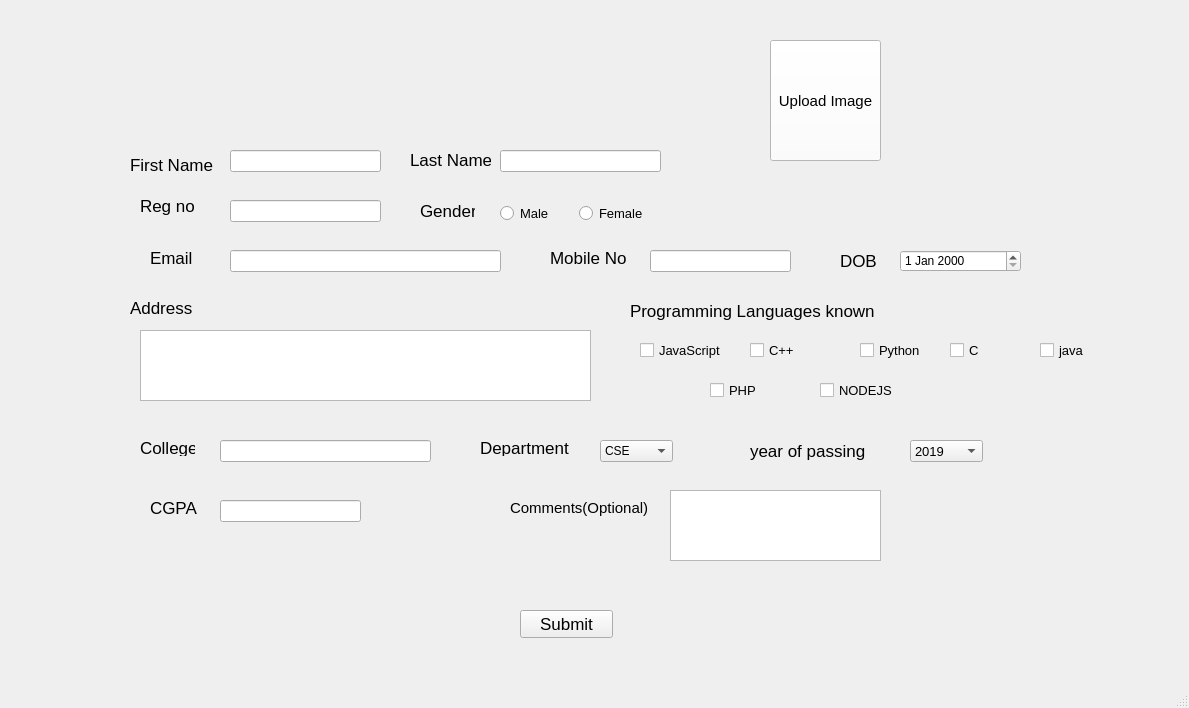
<?xml version="1.0" encoding="UTF-8"?>
<ui version="4.0">
 <class>MainWindow</class>
 <widget class="QMainWindow" name="MainWindow">
  <property name="geometry">
   <rect>
    <x>0</x>
    <y>0</y>
    <width>1189</width>
    <height>708</height>
   </rect>
  </property>
  <property name="windowTitle">
   <string>MainWindow</string>
  </property>
  <widget class="QWidget" name="centralwidget">
   <widget class="QLabel" name="label_img">
    <property name="geometry">
     <rect>
      <x>-40</x>
      <y>-20</y>
      <width>1261</width>
      <height>721</height>
     </rect>
    </property>
    <property name="text">
     <string/>
    </property>
   </widget>
   <widget class="QLabel" name="label_ff">
    <property name="geometry">
     <rect>
      <x>160</x>
      <y>50</y>
      <width>481</width>
      <height>51</height>
     </rect>
    </property>
    <property name="font">
     <font>
      <family>GOOD BRUSH</family>
      <pointsize>25</pointsize>
     </font>
    </property>
    <property name="autoFillBackground">
     <bool>false</bool>
    </property>
    <property name="frameShape">
     <enum>QFrame::NoFrame</enum>
    </property>
    <property name="text">
     <string/>
    </property>
   </widget>
   <widget class="QLineEdit" name="lineEdit">
    <property name="geometry">
     <rect>
      <x>230</x>
      <y>150</y>
      <width>151</width>
      <height>22</height>
     </rect>
    </property>
    <property name="text">
     <string/>
    </property>
   </widget>
   <widget class="QLabel" name="label_2">
    <property name="geometry">
     <rect>
      <x>410</x>
      <y>150</y>
      <width>81</width>
      <height>20</height>
     </rect>
    </property>
    <property name="font">
     <font>
      <pointsize>13</pointsize>
     </font>
    </property>
    <property name="text">
     <string>Last Name:</string>
    </property>
   </widget>
   <widget class="QLineEdit" name="lineEdit_2">
    <property name="geometry">
     <rect>
      <x>500</x>
      <y>150</y>
      <width>161</width>
      <height>22</height>
     </rect>
    </property>
   </widget>
   <widget class="QPushButton" name="pushButton_img">
    <property name="geometry">
     <rect>
      <x>770</x>
      <y>40</y>
      <width>111</width>
      <height>121</height>
     </rect>
    </property>
    <property name="font">
     <font>
      <pointsize>11</pointsize>
     </font>
    </property>
    <property name="autoFillBackground">
     <bool>false</bool>
    </property>
    <property name="styleSheet">
     <string notr="true">background-color: rgb(255, 255, 255);</string>
    </property>
    <property name="text">
     <string>Upload Image</string>
    </property>
   </widget>
   <widget class="QLabel" name="label_3">
    <property name="geometry">
     <rect>
      <x>140</x>
      <y>190</y>
      <width>87</width>
      <height>31</height>
     </rect>
    </property>
    <property name="font">
     <font>
      <pointsize>13</pointsize>
     </font>
    </property>
    <property name="text">
     <string>Reg no</string>
    </property>
   </widget>
   <widget class="QLineEdit" name="lineEdit_3">
    <property name="geometry">
     <rect>
      <x>230</x>
      <y>200</y>
      <width>151</width>
      <height>22</height>
     </rect>
    </property>
   </widget>
   <widget class="QLabel" name="label_4">
    <property name="geometry">
     <rect>
      <x>420</x>
      <y>200</y>
      <width>55</width>
      <height>21</height>
     </rect>
    </property>
    <property name="font">
     <font>
      <pointsize>13</pointsize>
     </font>
    </property>
    <property name="text">
     <string>Gender</string>
    </property>
   </widget>
   <widget class="QLabel" name="label_5">
    <property name="geometry">
     <rect>
      <x>150</x>
      <y>250</y>
      <width>55</width>
      <height>16</height>
     </rect>
    </property>
    <property name="font">
     <font>
      <pointsize>13</pointsize>
     </font>
    </property>
    <property name="text">
     <string>Email</string>
    </property>
   </widget>
   <widget class="QLabel" name="label">
    <property name="geometry">
     <rect>
      <x>130</x>
      <y>140</y>
      <width>87</width>
      <height>49</height>
     </rect>
    </property>
    <property name="font">
     <font>
      <pointsize>13</pointsize>
     </font>
    </property>
    <property name="text">
     <string>First Name</string>
    </property>
   </widget>
   <widget class="QLineEdit" name="lineEdit_4">
    <property name="geometry">
     <rect>
      <x>230</x>
      <y>250</y>
      <width>271</width>
      <height>22</height>
     </rect>
    </property>
   </widget>
   <widget class="QLabel" name="label_6">
    <property name="geometry">
     <rect>
      <x>550</x>
      <y>250</y>
      <width>81</width>
      <height>16</height>
     </rect>
    </property>
    <property name="font">
     <font>
      <pointsize>13</pointsize>
     </font>
    </property>
    <property name="text">
     <string>Mobile No</string>
    </property>
   </widget>
   <widget class="QLineEdit" name="lineEdit_5">
    <property name="geometry">
     <rect>
      <x>650</x>
      <y>250</y>
      <width>141</width>
      <height>22</height>
     </rect>
    </property>
   </widget>
   <widget class="QLabel" name="label_7">
    <property name="geometry">
     <rect>
      <x>840</x>
      <y>250</y>
      <width>41</width>
      <height>21</height>
     </rect>
    </property>
    <property name="font">
     <font>
      <pointsize>13</pointsize>
     </font>
    </property>
    <property name="text">
     <string>DOB</string>
    </property>
   </widget>
   <widget class="QDateEdit" name="dateEdit">
    <property name="geometry">
     <rect>
      <x>900</x>
      <y>250</y>
      <width>121</width>
      <height>22</height>
     </rect>
    </property>
   </widget>
   <widget class="QLabel" name="label_8">
    <property name="geometry">
     <rect>
      <x>130</x>
      <y>300</y>
      <width>91</width>
      <height>16</height>
     </rect>
    </property>
    <property name="font">
     <font>
      <pointsize>13</pointsize>
     </font>
    </property>
    <property name="text">
     <string>Address</string>
    </property>
   </widget>
   <widget class="QPlainTextEdit" name="plainTextEdit">
    <property name="geometry">
     <rect>
      <x>140</x>
      <y>330</y>
      <width>451</width>
      <height>71</height>
     </rect>
    </property>
   </widget>
   <widget class="QLabel" name="label_9">
    <property name="geometry">
     <rect>
      <x>630</x>
      <y>300</y>
      <width>301</width>
      <height>21</height>
     </rect>
    </property>
    <property name="font">
     <font>
      <pointsize>13</pointsize>
     </font>
    </property>
    <property name="text">
     <string>Programming Languages known</string>
    </property>
   </widget>
   <widget class="QCheckBox" name="checkBox">
    <property name="geometry">
     <rect>
      <x>950</x>
      <y>340</y>
      <width>81</width>
      <height>20</height>
     </rect>
    </property>
    <property name="font">
     <font>
      <pointsize>10</pointsize>
     </font>
    </property>
    <property name="text">
     <string>C</string>
    </property>
   </widget>
   <widget class="QCheckBox" name="checkBox_2">
    <property name="geometry">
     <rect>
      <x>750</x>
      <y>340</y>
      <width>81</width>
      <height>20</height>
     </rect>
    </property>
    <property name="font">
     <font>
      <pointsize>10</pointsize>
     </font>
    </property>
    <property name="text">
     <string>C++</string>
    </property>
   </widget>
   <widget class="QCheckBox" name="checkBox_3">
    <property name="geometry">
     <rect>
      <x>860</x>
      <y>340</y>
      <width>81</width>
      <height>20</height>
     </rect>
    </property>
    <property name="font">
     <font>
      <pointsize>10</pointsize>
     </font>
    </property>
    <property name="text">
     <string>Python</string>
    </property>
   </widget>
   <widget class="QCheckBox" name="checkBox_4">
    <property name="geometry">
     <rect>
      <x>640</x>
      <y>340</y>
      <width>81</width>
      <height>20</height>
     </rect>
    </property>
    <property name="font">
     <font>
      <pointsize>10</pointsize>
     </font>
    </property>
    <property name="text">
     <string>JavaScript</string>
    </property>
   </widget>
   <widget class="QCheckBox" name="checkBox_5">
    <property name="geometry">
     <rect>
      <x>1040</x>
      <y>340</y>
      <width>81</width>
      <height>20</height>
     </rect>
    </property>
    <property name="font">
     <font>
      <pointsize>10</pointsize>
     </font>
    </property>
    <property name="text">
     <string>java</string>
    </property>
   </widget>
   <widget class="QCheckBox" name="checkBox_6">
    <property name="geometry">
     <rect>
      <x>710</x>
      <y>380</y>
      <width>81</width>
      <height>20</height>
     </rect>
    </property>
    <property name="font">
     <font>
      <pointsize>10</pointsize>
     </font>
    </property>
    <property name="text">
     <string>PHP</string>
    </property>
   </widget>
   <widget class="QCheckBox" name="checkBox_7">
    <property name="geometry">
     <rect>
      <x>820</x>
      <y>380</y>
      <width>81</width>
      <height>20</height>
     </rect>
    </property>
    <property name="font">
     <font>
      <pointsize>10</pointsize>
     </font>
    </property>
    <property name="text">
     <string>NODEJS</string>
    </property>
   </widget>
   <widget class="QLabel" name="label_10">
    <property name="geometry">
     <rect>
      <x>140</x>
      <y>440</y>
      <width>55</width>
      <height>16</height>
     </rect>
    </property>
    <property name="font">
     <font>
      <pointsize>13</pointsize>
     </font>
    </property>
    <property name="text">
     <string>College</string>
    </property>
   </widget>
   <widget class="QLineEdit" name="lineEdit_6">
    <property name="geometry">
     <rect>
      <x>220</x>
      <y>440</y>
      <width>211</width>
      <height>22</height>
     </rect>
    </property>
   </widget>
   <widget class="QComboBox" name="comboBox">
    <property name="geometry">
     <rect>
      <x>600</x>
      <y>440</y>
      <width>73</width>
      <height>22</height>
     </rect>
    </property>
    <item>
     <property name="text">
      <string>CSE</string>
     </property>
    </item>
    <item>
     <property name="text">
      <string>IT</string>
     </property>
    </item>
    <item>
     <property name="text">
      <string>ECE</string>
     </property>
    </item>
    <item>
     <property name="text">
      <string>EEE</string>
     </property>
    </item>
   </widget>
   <widget class="QLabel" name="label_11">
    <property name="geometry">
     <rect>
      <x>480</x>
      <y>440</y>
      <width>111</width>
      <height>16</height>
     </rect>
    </property>
    <property name="font">
     <font>
      <pointsize>13</pointsize>
     </font>
    </property>
    <property name="text">
     <string>Department</string>
    </property>
   </widget>
   <widget class="QPushButton" name="pushButton">
    <property name="geometry">
     <rect>
      <x>520</x>
      <y>610</y>
      <width>93</width>
      <height>28</height>
     </rect>
    </property>
    <property name="font">
     <font>
      <pointsize>13</pointsize>
     </font>
    </property>
    <property name="text">
     <string>Submit</string>
    </property>
   </widget>
   <widget class="QLabel" name="label_12">
    <property name="geometry">
     <rect>
      <x>750</x>
      <y>440</y>
      <width>141</width>
      <height>21</height>
     </rect>
    </property>
    <property name="font">
     <font>
      <pointsize>13</pointsize>
     </font>
    </property>
    <property name="text">
     <string>year of passing</string>
    </property>
   </widget>
   <widget class="QLabel" name="label_13">
    <property name="geometry">
     <rect>
      <x>510</x>
      <y>500</y>
      <width>141</width>
      <height>16</height>
     </rect>
    </property>
    <property name="font">
     <font>
      <pointsize>11</pointsize>
     </font>
    </property>
    <property name="text">
     <string>Comments(Optional)</string>
    </property>
   </widget>
   <widget class="QPlainTextEdit" name="plainTextEdit_2">
    <property name="geometry">
     <rect>
      <x>670</x>
      <y>490</y>
      <width>211</width>
      <height>71</height>
     </rect>
    </property>
   </widget>
   <widget class="QLabel" name="label_14">
    <property name="geometry">
     <rect>
      <x>150</x>
      <y>500</y>
      <width>55</width>
      <height>16</height>
     </rect>
    </property>
    <property name="font">
     <font>
      <pointsize>13</pointsize>
     </font>
    </property>
    <property name="text">
     <string>CGPA</string>
    </property>
   </widget>
   <widget class="QLineEdit" name="lineEdit_8">
    <property name="geometry">
     <rect>
      <x>220</x>
      <y>500</y>
      <width>141</width>
      <height>22</height>
     </rect>
    </property>
   </widget>
   <widget class="QComboBox" name="comboBox_2">
    <property name="geometry">
     <rect>
      <x>910</x>
      <y>440</y>
      <width>73</width>
      <height>22</height>
     </rect>
    </property>
    <property name="font">
     <font>
      <pointsize>10</pointsize>
     </font>
    </property>
    <item>
     <property name="text">
      <string>2019</string>
     </property>
    </item>
    <item>
     <property name="text">
      <string>2020</string>
     </property>
    </item>
    <item>
     <property name="text">
      <string>2021</string>
     </property>
    </item>
    <item>
     <property name="text">
      <string>2022</string>
     </property>
    </item>
   </widget>
   <widget class="QWidget" name="">
    <property name="geometry">
     <rect>
      <x>500</x>
      <y>200</y>
      <width>152</width>
      <height>27</height>
     </rect>
    </property>
    <layout class="QHBoxLayout" name="horizontalLayout">
     <item>
      <widget class="QRadioButton" name="radioButton">
       <property name="font">
        <font>
         <pointsize>10</pointsize>
        </font>
       </property>
       <property name="text">
        <string>Male</string>
       </property>
      </widget>
     </item>
     <item>
      <widget class="QRadioButton" name="radioButton_2">
       <property name="font">
        <font>
         <pointsize>10</pointsize>
        </font>
       </property>
       <property name="text">
        <string>Female</string>
       </property>
      </widget>
     </item>
    </layout>
   </widget>
  </widget>
  <widget class="QMenuBar" name="menubar">
   <property name="geometry">
    <rect>
     <x>0</x>
     <y>0</y>
     <width>1189</width>
     <height>26</height>
    </rect>
   </property>
  </widget>
  <widget class="QStatusBar" name="statusbar"/>
 </widget>
 <resources/>
 <connections/>
</ui>
